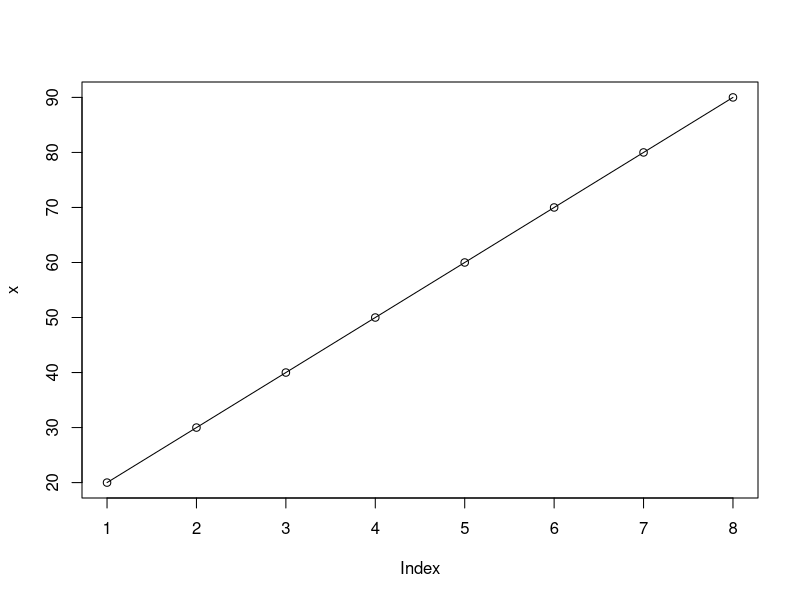

Source code (R): (Note: this script raises an error after producing the figure.)
#plot()

x <-c(20,30,40,50,60,70,80,90)
plot(x, type="o")
#h,b,o,s

y <-c(7,11,14,5,27,32,12,1)
par(MFROW=C(1,2))
plot(x,y,"o",main = "DATA NILAI MAHASISWA UT PRODI SISTEM INFORMASI",
     xlab = "NILAI MAHASISWA UT",ylab = "FREKUENSI")
plot(x,y,"h",main = "DATA NILAI MAHASISWA UT PRODI SISTEM INFORMASI",
     xlab = "NILAI MAHASISWA UT",ylab = "FREKUENSI")


library(ggplot2)
dev.off()

data(mpg)
View(mpg)

names(mpg)
